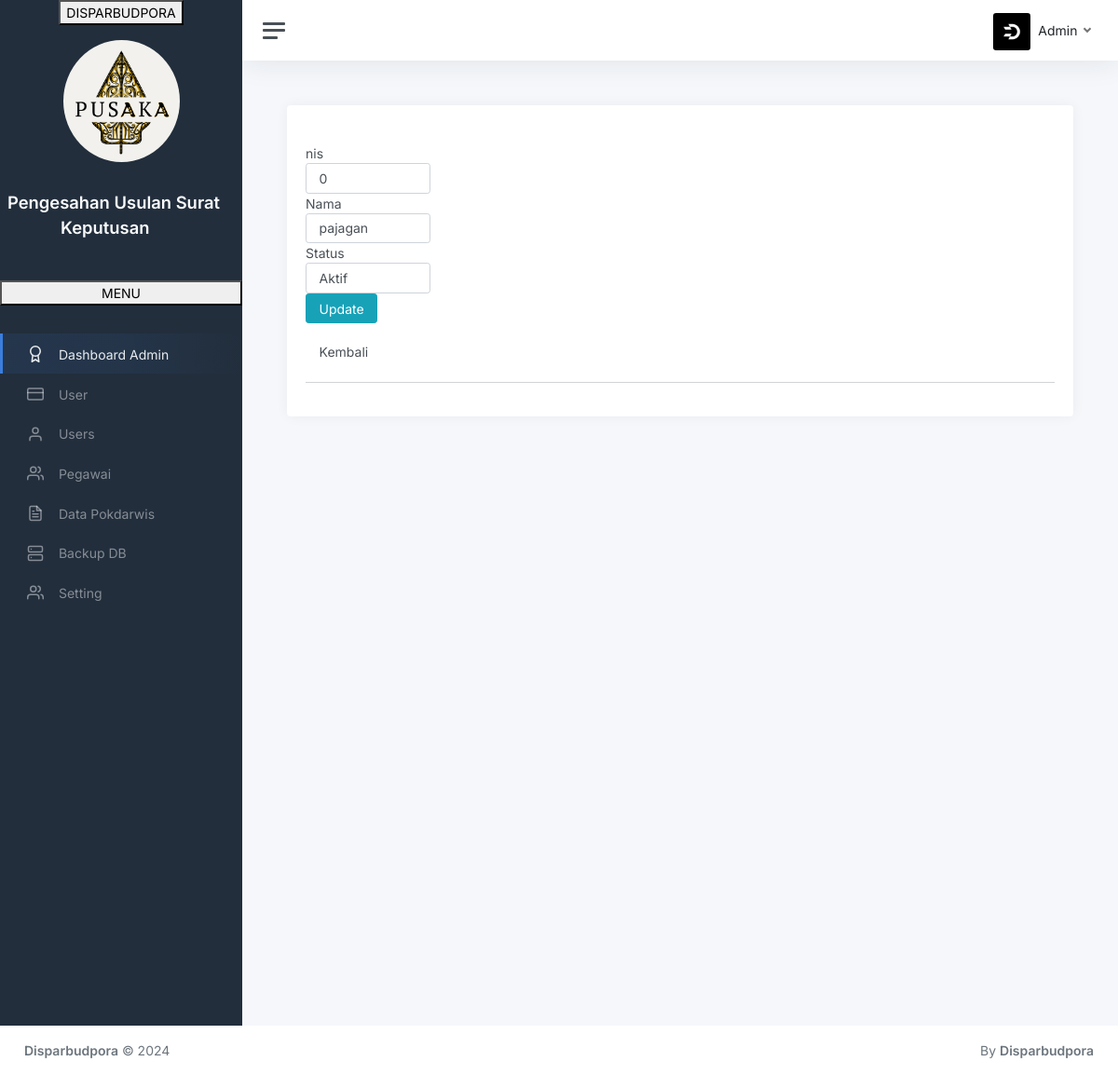
Screenshot of /index.php?page=aktivasi-users&id=0 (signed in) with the database file from the repository.
### tables this page shows
CREATE TABLE `users` (
  `nis` bigint(12) unsigned NOT NULL,
  `id` bigint(12) unsigned NOT NULL,
  `nama` varchar(255) NOT NULL,
  `tanggal_buat` date NOT NULL,
  `alamat` varchar(255) NOT NULL,
  `potensi_wisata` varchar(100) NOT NULL,
  `telp` varchar(15) NOT NULL,
  `stat` varchar(30) NOT NULL,
  `foto` varchar(255) NOT NULL,
  PRIMARY KEY (`nis`)
);

### users/aktivasi-users.php (the view, shortened to what this page needs)
<?php
if (isset($_GET['id'])) {
    $nis   = $_GET['id'];
    $query = mysqli_query($db, "SELECT * FROM users WHERE nis='$nis'") or die('Query Error : ' . mysqli_error($db));
    while ($data  = mysqli_fetch_assoc($query)) {
        $nis      = $data['nis'];
        $nama     = $data['nama'];
        $stat    = $data['stat'];
    }
}
?>
<div class="row">
    <div class="col-md-12">
        <br>
        <form class="form-horizontal" method="POST" action="?page=aktivasi" enctype="multipart/form-data">
            <div class="form-group">
                <label class="col-sm-2 control-label">nis</label>
                <div class="col-sm-2">
                    <input type="text" class="form-control" name="nis" value="<?php echo $nis; ?>">
                </div>
            </div>
            <div class="form-group">
                <label class="col-sm-2 control-label">Nama</label>
                <div class="col-sm-2">
                    <input type="text" class="form-control" name="nama" value="<?php echo $nama; ?>">
                </div>
            </div>
            <div class="form-group">
                <label class="col-sm-2 control-label">Status</label>
                <div class="col-sm-2">
                    <select class="form-control" name="stat" placeholder="Pilih status">
                        <option value="<?php echo $stat; ?>"><?php echo $stat; ?></option>
                    </select>
                </div>
            </div>
            <div class="form-group">
                <div class="col-sm-offset-2 col-sm-10">
                    <input type="submit" class="btn btn-info btn-submit" name="update" value="Update">
                </div>
            </div>
        </form>
        <a href="?page=pegawai-tampil" class="btn btn-default btn-reset">Kembali</a>
        <hr>
    </div>
</div>
</div>
</div>

### rows the page displays
users: nis "0", nama "pajagan", stat "Aktif"

### other values shown
$_SESSION['level'] "Admin"
